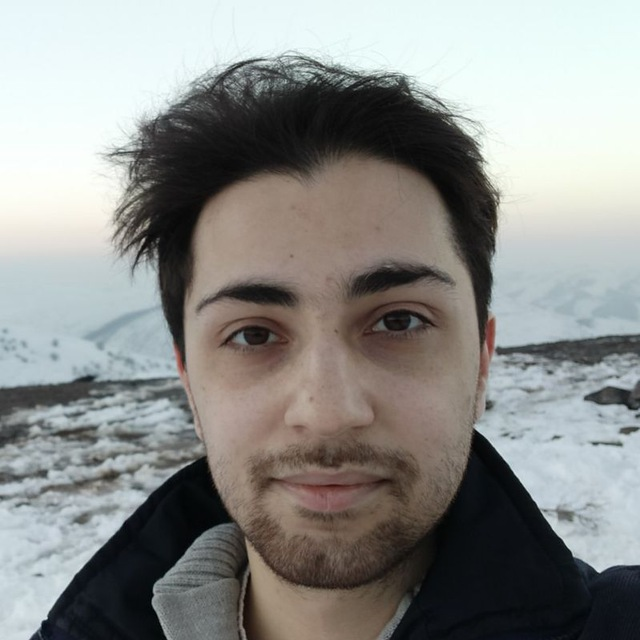
#> input picture PyLearnIPFaceFilter/input/1.jpg, 640 x 640 px, found by its file name
$ jupyter execute magic.ipynb
#> lines starting #> are read from the running program, lines starting #| are printed output that depends on the picture
[cell 1]
import cv2
import numpy as np
import matplotlib.pyplot as plt

[cell 2]
image = cv2.imread('input/1.jpg', cv2.IMREAD_GRAYSCALE)
#> image: shape (640, 640); min 0, max 255, mean 140.2
plt.imshow(image, cmap='gray')
plt.title('Orginal')
plt.show()

[cell 3]
kernel = np.ones((5,5),np.float32)
result_5_1 = cv2.filter2D(image, -1, kernel)
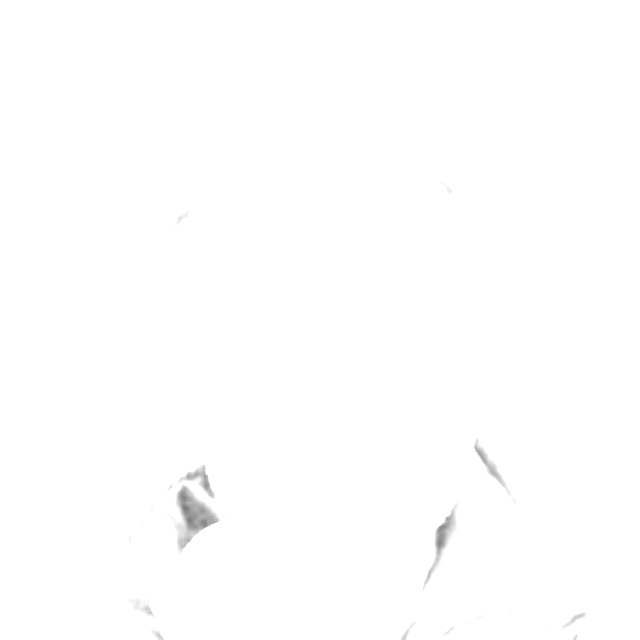
#> result_5_1: shape (640, 640); min 120, max 255, mean 254.5
plt.imshow(result_5_1, cmap='gray')
plt.title('Avg-Kernel 5x5 : 1.0')
plt.show()

[cell 4]
kernel = np.ones((5,5),np.float32) * 0.04
result_5_4 = cv2.filter2D(image, -1, kernel)
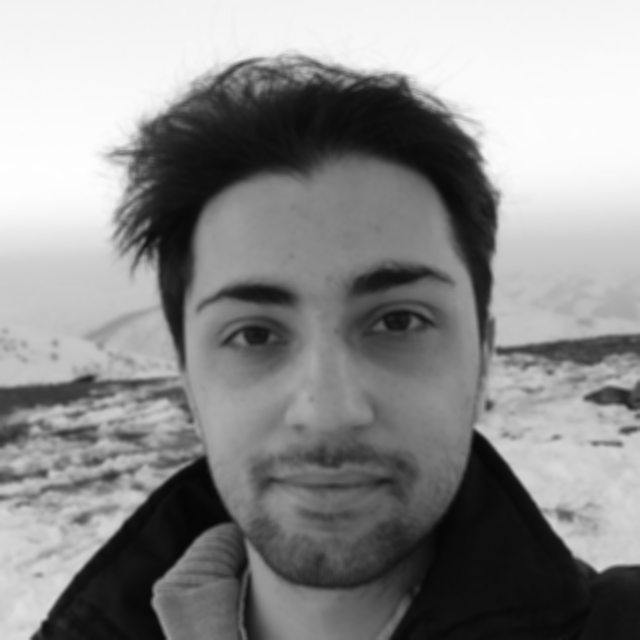
#> result_5_4: shape (640, 640); min 5, max 254, mean 140.2
plt.imshow(result_5_4, cmap='gray')
plt.title('Avg-Kernel 5x5 : 0.04')
plt.show()

[cell 5]
kernel = np.ones((5,5),np.float32) * 5
result_5_5 = cv2.filter2D(image, -1, kernel)
#> result_5_5: shape (640, 640); every value is 255
plt.imshow(result_5_5, cmap='gray')
plt.title('Avg-Kernel 5x5 : 5.0')
plt.show()

[cell 6]
kernel = np.ones((3,3),np.float32) * 0.04
result_3_4 = cv2.filter2D(image, -1, kernel)
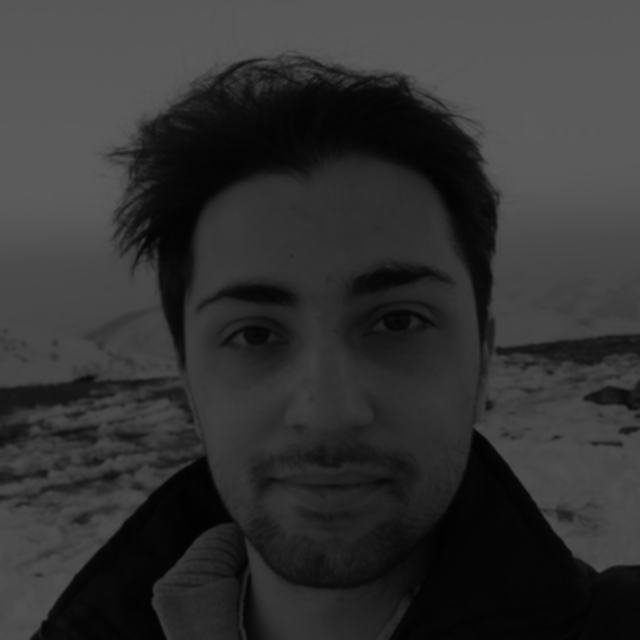
#> result_3_4: shape (640, 640); min 2, max 92, mean 50.5
plt.imshow(result_3_4, cmap='gray')
plt.title('Avg-Kernel 3x3 : 0.04')
plt.show()

[cell 7]
kernel = np.ones((3,3),np.float32) * 1
result_3_1 = cv2.filter2D(image, -1, kernel)
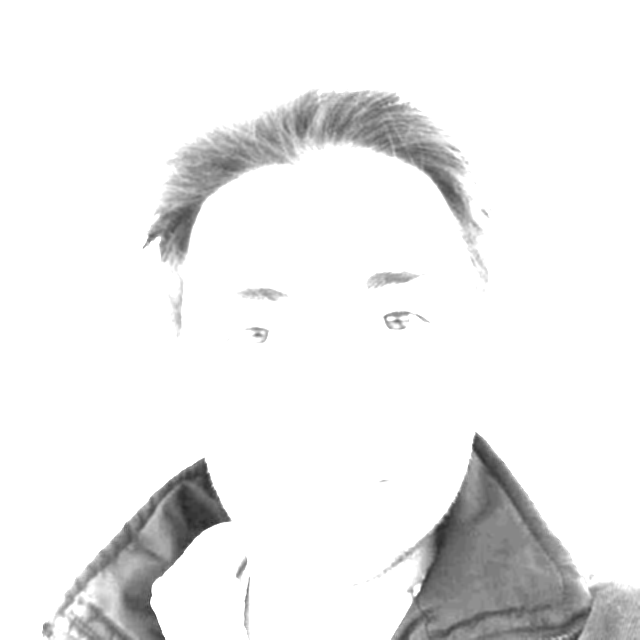
#> result_3_1: shape (640, 640); min 38, max 255, mean 238.5
plt.imshow(result_3_1, cmap='gray')
plt.title('Avg-Kernel 3x3 : 1.0')
plt.show()

[cell 8]
kernel = np.ones((3,3),np.float32) * 5
result_3_5 = cv2.filter2D(image, -1, kernel)
plt.imshow(result_3_5, cmap='gray')
plt.title('Avg-Kernel 3x3 : 5.0')
plt.show()

[cell 9]
plt.figure(figsize=(20,6))
plt.subplot(171)
plt.imshow(image, cmap='gray')
plt.axis('off')
plt.title('Orginal')
plt.subplot(172)
plt.title('Avg-Kernel 5x5 : 0.04')
plt.imshow(result_5_4, cmap='gray')
plt.axis('off')
plt.subplot(173)
plt.title('Avg-Kernel 5x5 : 1')
plt.imshow(result_5_1, cmap='gray')
plt.axis('off')
plt.subplot(174)
plt.title('Avg-Kernel 5x5 : 5')
plt.imshow(result_5_5, cmap='gray')
plt.axis('off')
plt.subplot(175)
plt.title('Avg-Kernel 3x3 : 0.04')
plt.imshow(result_3_4, cmap='gray')
plt.axis('off')
plt.subplot(176)
plt.title('Avg-Kernel 3x3 : 1')
plt.imshow(result_3_1, cmap='gray')
plt.axis('off')
plt.subplot(177)
plt.title('Avg-Kernel 3x3 : 5')
plt.imshow(result_3_5, cmap='gray')
plt.axis('off')
plt.show()

$ run again, with PyLearnIPFaceFilter/input/2.jpg copied over PyLearnIPFaceFilter/input/1.jpg
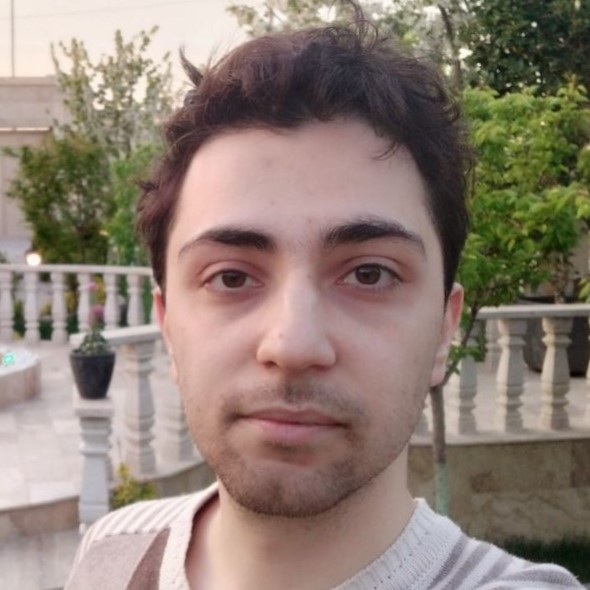
#> input picture PyLearnIPFaceFilter/input/2.jpg, 590 x 590 px, found by its file name
#> result_5_1: shape (590, 590); every value is 255
#> `result_3_4 = cv2.filter2D(image, -1, kernel)`:
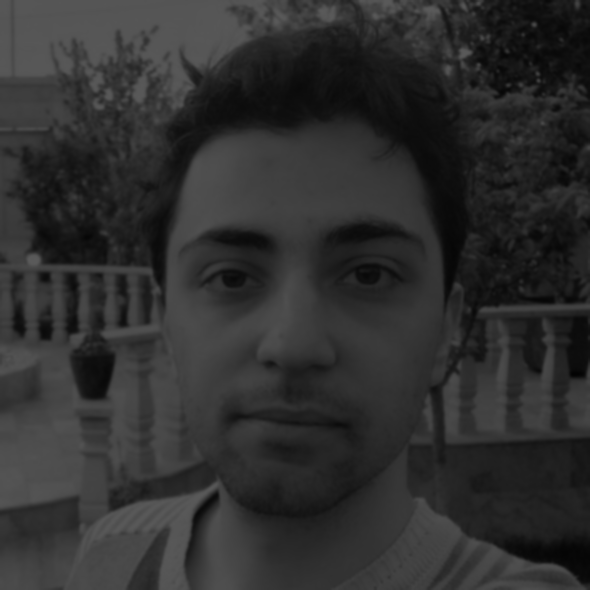
#> result_3_4: shape (590, 590); min 3, max 90, mean 47.1
#> `result_3_1 = cv2.filter2D(image, -1, kernel)`:
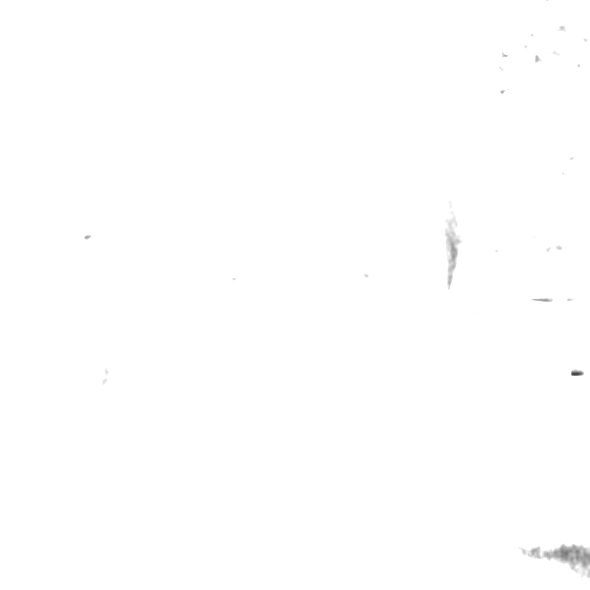
#> result_3_1: shape (590, 590); min 69, max 255, mean 254.6

$ run again, with PyLearnIPFaceFilter/input/3.jpg copied over PyLearnIPFaceFilter/input/1.jpg
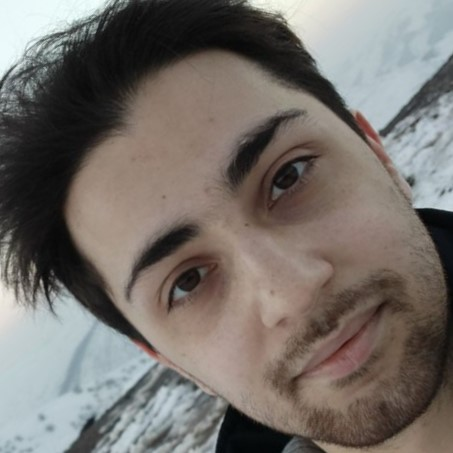
#> input picture PyLearnIPFaceFilter/input/3.jpg, 453 x 453 px, found by its file name
#> result_5_5: shape (453, 453); every value is 255
#> `result_3_4 = cv2.filter2D(image, -1, kernel)`:
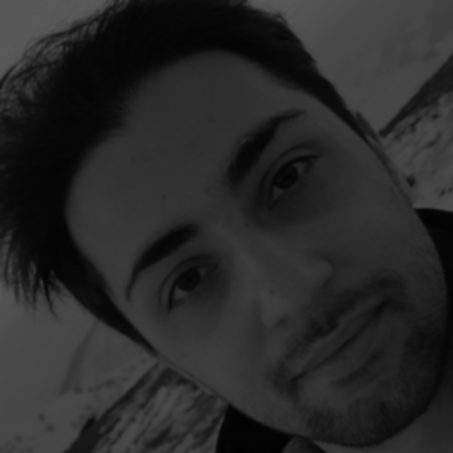
#> result_3_4: shape (453, 453); min 2, max 90, mean 40.7
#> `result_3_1 = cv2.filter2D(image, -1, kernel)`:
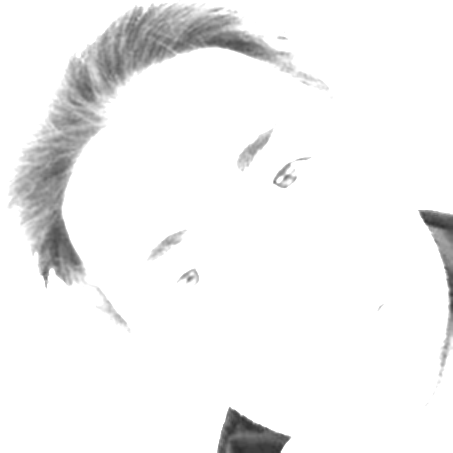
#> result_3_1: shape (453, 453); min 45, max 255, mean 243.3

$ run again, with PyLearnIPFaceFilter/input/6.jpg copied over PyLearnIPFaceFilter/input/1.jpg
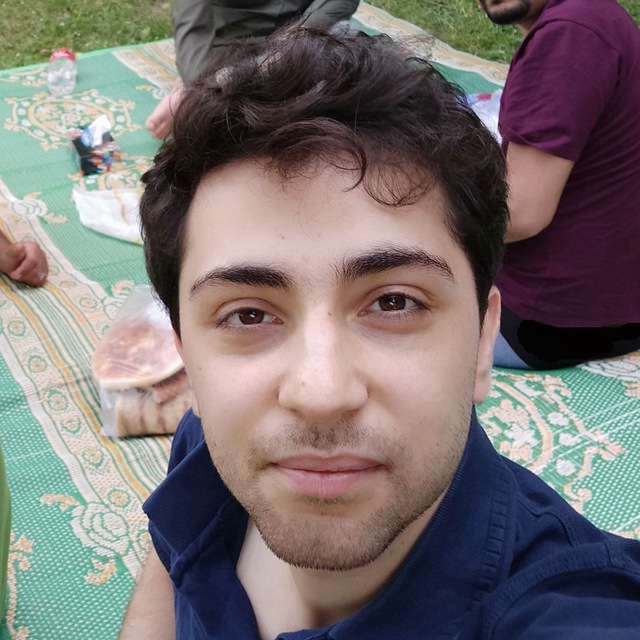
#> input picture PyLearnIPFaceFilter/input/6.jpg, 640 x 640 px, found by its file name
#> `result_3_4 = cv2.filter2D(image, -1, kernel)`:
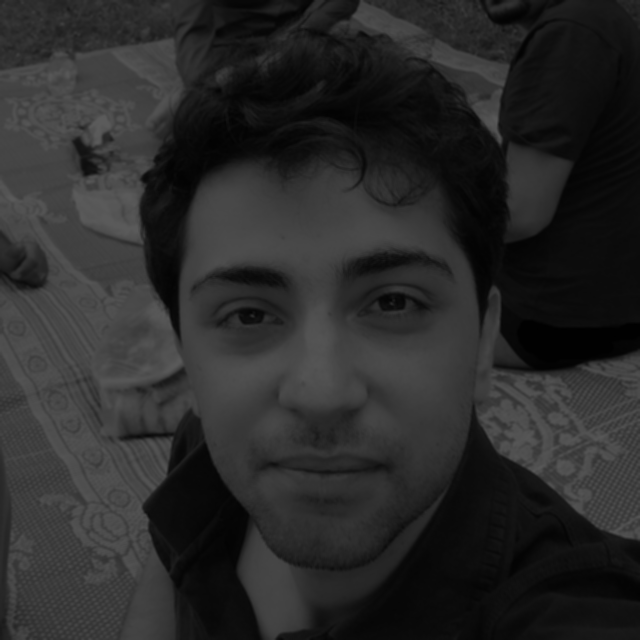
#> result_3_4: shape (640, 640); min 0, max 91, mean 41.8
#> `result_3_1 = cv2.filter2D(image, -1, kernel)`:
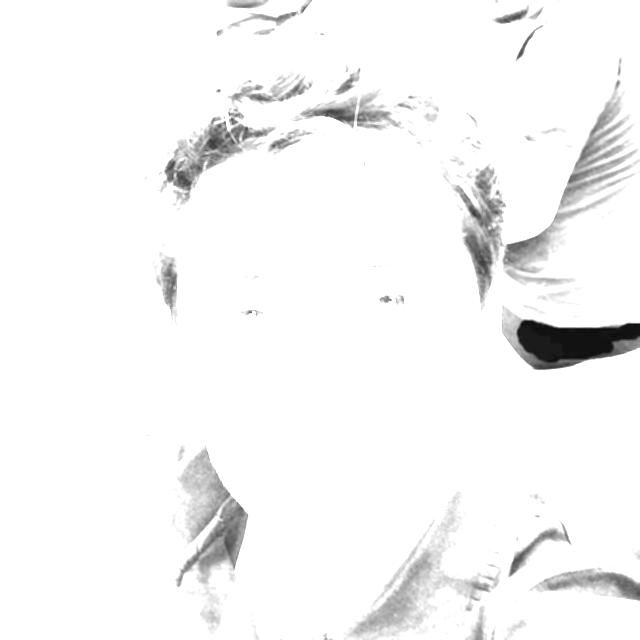
#> result_3_1: shape (640, 640); min 10, max 255, mean 246.1
